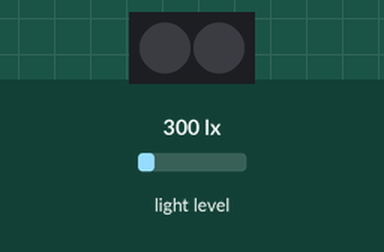
Simulated run of this sketch. Board: Arduino Uno, built with avr-gcc and run on an emulated ATmega328P. Shown: 2 RGB LEDs in strip order, left to right. The inputs (shaded band) are chosen by the test bench; at power-on: light level 300 lx. What the sketch prints to the serial monitor is not drawn.

Above: at 0.1 s.
At 11.93 s:
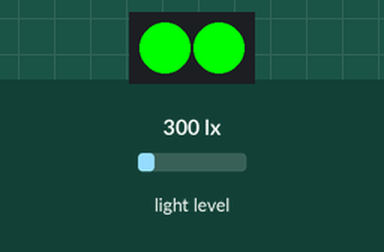
At 19.59 s:
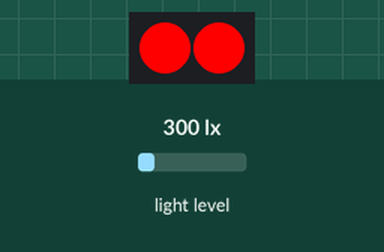
At 39.44 s:
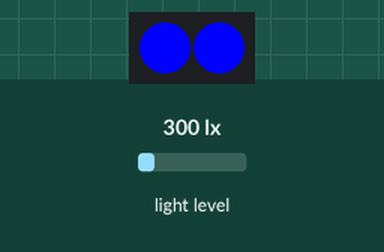
Timing chart, 0 to 40.0 s (numbered marks = the images above):
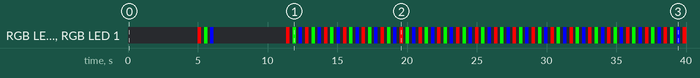

Measured:
- by itself, RGB LED 0, RGB LED 1: off → RGB(255, 0, 0) at 5.0 s, → off 0.25 s later, → RGB(0, 255, 0) 0.20 s later, → off 0.25 s later, … (133 changes in this stretch)

The sketch:

colour_sensor_code.ino
```cpp
#include <MeMCore.h>

MeLightSensor lightSensor(PORT_6);
MeRGBLed led(PORT_7, 2);

// Define time delay before the next RGB colour turns ON to allow LDR to stabilize
#define DELAY 200 //in milliseconds

// Define time delay before taking another LDR reading
#define LDRWait 10 //in milliseconds

//placeholders for colour detected
int red = 0;
int green = 0;
int blue = 0;

int red1 = 255;
int green1 = 255;
int blue1 = 255;

//floats to hold colour arrays
float colourArray[] = {0,0,0};
float whiteArray[] = {0,0,0};
float blackArray[] = {0,0,0};
float greyDiff[] = {0,0,0};

char colourStr[3][5] = {"R = ", "G = ", "B = "};

void setup(){
  //begin serial communication
  Serial.begin(9600);

  setBalance();  //calibration
  led.setColor(50, 50, 50); //Check Indicator -- ON after Calibration
  led.show();
  colorSensor();
}

void loop(){
}

void colorSensor(){
  for(int i = 0; i <= 50; i++){
//turn on one colour at a time and LDR reads 5 times
    for(int c = 0;c<=2;c++){
      Serial.print(colourStr[c]); //print the colour string R=, B=...
      if(c == 0){ //turn ON the LED, red, green or blue, one colour at a time.
        led.setColor(red1, 0, 0);
      } else if(c == 1){
        led.setColor(0, green1, 0);
      } else {
        led.setColor(0, 0, blue1);
      }
      led.show();
      delay(DELAY);
//get the average of 5 consecutive readings for the current colour and return an average
      colourArray[c] = getAvgReading(5);
//the average reading returned minus the lowest value divided by the maximum possible range, multiplied by 255 will give a value between 0-255, representing the value for the current reflectivity (i.e. the colour LDR is exposed to)
      colourArray[c] = (colourArray[c] - blackArray[c])/(greyDiff[c])*255;
      led.setColor(0, 0, 0);  //turn off the current LED colour
      led.show();
      delay(DELAY);
      Serial.println(int(colourArray[c])); //show the value for the current colour LED, which corresponds to either the R, G or B of the RGB code
   }
  }
}

void setBalance(){
//set white balance
  Serial.println("Put White Sample For Calibration ...");
  delay(5000);           //delay for five seconds for getting sample ready
  led.setColor(0, 0, 0); //Check Indicator OFF during Calibration
  led.show();
//scan the white sample.
//go through one colour at a time, set the maximum reading for each colour -- red, green and blue to the white array

  led.setColor(red1, 0, 0);
  led.show();
  delay(DELAY);
  whiteArray[0] = getAvgReading(5);
  led.setColor(0, 0, 0);
  led.show();
  delay(DELAY);

  led.setColor(0, green1, 0);
  led.show();
  delay(DELAY);
  whiteArray[1] = getAvgReading(5);
  led.setColor(0, 0, 0);
  led.show();
  delay(DELAY);

  led.setColor(0, 0, blue1);
  led.show();
  delay(DELAY);
  whiteArray[2] = getAvgReading(5);
  led.setColor(0, 0, 0);
  led.show();
  delay(DELAY);

//done scanning white, time for the black sample.
//set black balance
  Serial.println("Put Black Sample For Calibration ...");
  delay(5000);     //delay for five seconds for getting sample ready
//go through one colour at a time, set the minimum reading for red, green and blue to the black array

  led.setColor(red1, 0, 0);
  led.show();
  delay(DELAY);
  blackArray[0] = getAvgReading(5);
  led.setColor(0, 0, 0);
  led.show();
  delay(DELAY);

  led.setColor(0, green1, 0);
  led.show();
  delay(DELAY);
  blackArray[1] = getAvgReading(5);
  led.setColor(0, 0, 0);
  led.show();
  delay(DELAY);

  led.setColor(0, 0, blue1);
  led.show();
  delay(DELAY);
  blackArray[2] = getAvgReading(5);
  led.setColor(0, 0, 0);
  led.show();
  delay(DELAY);

//the differnce between the maximum and the minimum gives the range
  for(int i = 0; i <= 2; i++){
     greyDiff[i] = whiteArray[i] - blackArray[i];
  }
}

int getAvgReading(int times){
//find the average reading for the requested number of times of scanning LDR
  int reading;
  int total = 0;
//take the reading as many times as requested and add them up
  for(int i = 0;i < times;i++){
     reading = lightSensor.read();
     total = reading + total;
     delay(LDRWait);
  }
//calculate the average and return it
  return total/times;
}
```
